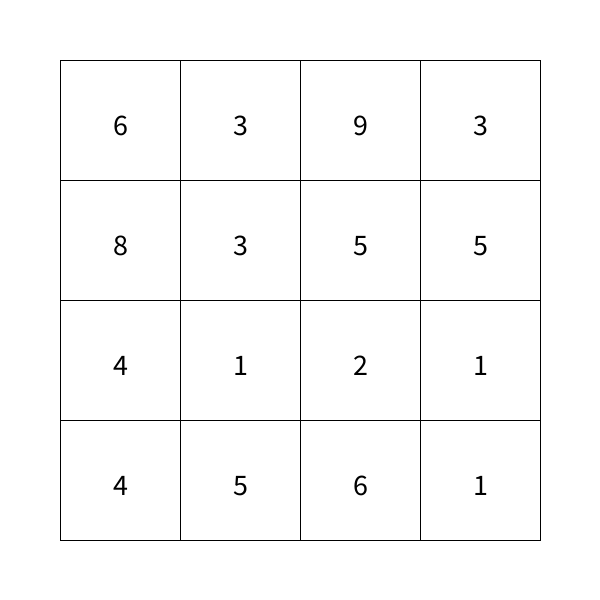
Frame 1 (no input)
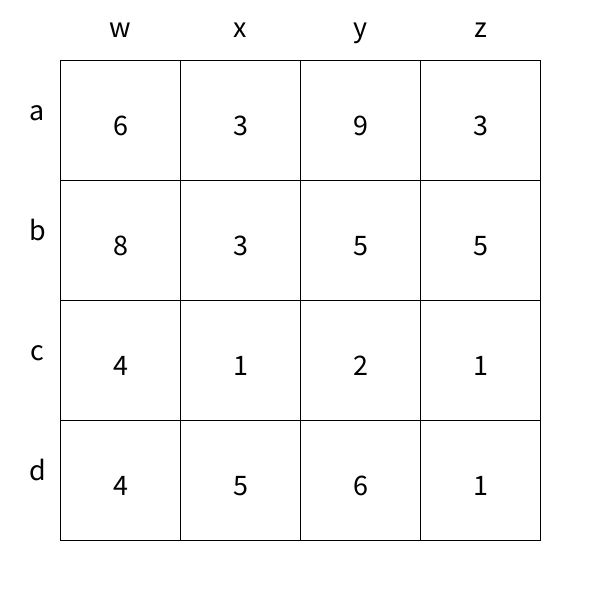
Frame 60 (the mouse pressed at the canvas centre just before this capture)
Frame 120 (the mouse held since frame 60 and released just before this capture): identical to frame 60, image omitted

The Processing sketch that drew these frames (run headless with seeded random() and noise(); from frame 60 on, the mouse is pressed at the canvas centre):

// Processing sketch: Hungarian_Algorithm
// ── Hungarian_Algorithm.pde
int row = 4;
int col = 4;
int stage;
int lastStage;
boolean lastPressed;
Position[] positions = new Position[row*col];

void setup() {
  size(600, 600);
  rectMode(CENTER);
  int i = 0;
  for (int y = 0; y < col; y++) {
    for (int x = 0; x < row; x++) {
      positions[i] = new Position((width/(row+1))+x*(width/(row+1)), (height/(col+1))+y*(height/(col+1)), x, y);
      i += 1;
    }
  }
}

void draw() {
  background(255);
  //Go to the next stage
  if (keyPressed && !lastPressed)
    stage += 1;

  //Perform stage 1
  if (stage > lastStage) {
    if (stage == 1) {
      int c = 0;
      int r = row;
      int sub = 10;
      for (int i = 0; i < positions.length; i++) {
        if (positions[i].number() < sub)
          sub = positions[i].number();
        r -= 1;
        if (r <= 0) {
          r = row;
          for (int j = 0; j < row; j++) {
            positions[(c*4)+j].updateNumber(sub);
          }
          c += 1;
          sub = 10;
        }
      }
    }
    if (stage == 2) {
      int c = 0;
      int r = 0;
      int sub = 10;
      while (c < col) {
        if (positions[r*4+c].number() < sub)
          sub = positions[r*4+c].number();
        r += 1;
        if (r >= row) {
          r = 0;
          for (int j = 0; j < row; j++) {
            positions[j*4+c].updateNumber(sub);
          }
          c += 1;
          sub = 10;
        }
      }
    }
    if (stage == 3) {
      
    }
  }

  //Draw algebra representations for rows and columns
  text("a", width/(row*2)/2, height/(col+1)+height/(col+1)*0);
  text("b", width/(row*2)/2, height/(col+1)+height/(col+1)*1);
  text("c", width/(row*2)/2, height/(col+1)+height/(col+1)*2);
  text("d", width/(row*2)/2, height/(col+1)+height/(col+1)*3);
  text("w", width/(row+1)+width/(row+1)*0, height/(col*2)/2);
  text("x", width/(row+1)+width/(row+1)*1, height/(col*2)/2);
  text("y", width/(row+1)+width/(row+1)*2, height/(col*2)/2);
  text("z", width/(row+1)+width/(row+1)*3, height/(col*2)/2);

  //Draw and update the squares
  int i = 0;
  for (int y = 0; y < col; y++) {
    for (int x = 0; x < row; x++) {
      fill(255);
      rect((width/(row+1))+x*(width/(row+1)), (height/(col+1))+y*(height/(col+1)), width/(row+1), height/(col+1));
      positions[i].update();
      i += 1;
    }
  }
  lastPressed = keyPressed;
  lastStage = stage;
}
// ── Position.pde
class Position {
  float a, x, y;
  int number, row, column;
  
  Position(float xPos, float yPos, int r, int c) {
    row = r;
    column = c;
    x = xPos;
    y = yPos;
    a = random(1, 10);
    for (int i = 1; i < 10; i++) {
      if (a - i < 1) {
        number = int(a);
        break;
      } else
        continue;
    }
  }
  
  void update() {
    textSize(30);
    textAlign(CENTER);
    fill(0);
    text(str(number), x, y+15);
  }
  
  void updateNumber(int sub) {
    number -= sub;
  }
  
  int row() {
    return row;
  }
  
  int col() {
    return col;
  }
  
  int number() {
    return number;
  }
}
